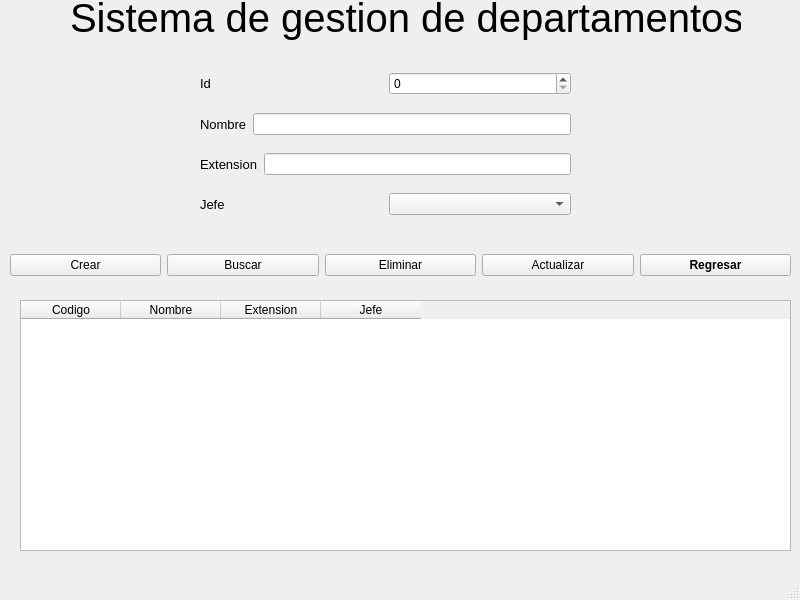
<?xml version="1.0" encoding="UTF-8"?>
<ui version="4.0">
 <class>MainWindow</class>
 <widget class="QMainWindow" name="MainWindow">
  <property name="geometry">
   <rect>
    <x>0</x>
    <y>0</y>
    <width>800</width>
    <height>600</height>
   </rect>
  </property>
  <property name="windowTitle">
   <string>Departamento</string>
  </property>
  <widget class="QWidget" name="centralwidget">
   <widget class="QWidget" name="horizontalLayoutWidget_5">
    <property name="geometry">
     <rect>
      <x>10</x>
      <y>240</y>
      <width>781</width>
      <height>51</height>
     </rect>
    </property>
    <layout class="QHBoxLayout" name="horizontalLayout_6">
     <item>
      <widget class="QPushButton" name="Bcrear">
       <property name="text">
        <string>Crear</string>
       </property>
      </widget>
     </item>
     <item>
      <widget class="QPushButton" name="Bbuscar">
       <property name="text">
        <string>Buscar</string>
       </property>
      </widget>
     </item>
     <item>
      <widget class="QPushButton" name="Beliminar">
       <property name="text">
        <string>Eliminar</string>
       </property>
      </widget>
     </item>
     <item>
      <widget class="QPushButton" name="Bactualizar">
       <property name="text">
        <string>Actualizar</string>
       </property>
      </widget>
     </item>
     <item>
      <widget class="QPushButton" name="Bregresar">
       <property name="font">
        <font>
         <weight>75</weight>
         <bold>true</bold>
        </font>
       </property>
       <property name="text">
        <string>Regresar</string>
       </property>
      </widget>
     </item>
    </layout>
   </widget>
   <widget class="QWidget" name="verticalLayoutWidget">
    <property name="geometry">
     <rect>
      <x>200</x>
      <y>60</y>
      <width>371</width>
      <height>171</height>
     </rect>
    </property>
    <layout class="QVBoxLayout" name="verticalLayout">
     <item>
      <layout class="QHBoxLayout" name="horizontalLayout">
       <item>
        <widget class="QLabel" name="label_2">
         <property name="font">
          <font>
           <pointsize>10</pointsize>
          </font>
         </property>
         <property name="text">
          <string>Id</string>
         </property>
        </widget>
       </item>
       <item>
        <widget class="QSpinBox" name="Sid"/>
       </item>
      </layout>
     </item>
     <item>
      <layout class="QHBoxLayout" name="horizontalLayout_4">
       <item>
        <widget class="QLabel" name="label_3">
         <property name="font">
          <font>
           <pointsize>10</pointsize>
          </font>
         </property>
         <property name="text">
          <string>Nombre</string>
         </property>
        </widget>
       </item>
       <item>
        <widget class="QLineEdit" name="Lnombre"/>
       </item>
      </layout>
     </item>
     <item>
      <layout class="QHBoxLayout" name="horizontalLayout_5">
       <item>
        <widget class="QLabel" name="label_6">
         <property name="font">
          <font>
           <pointsize>10</pointsize>
          </font>
         </property>
         <property name="text">
          <string>Extension</string>
         </property>
        </widget>
       </item>
       <item>
        <widget class="QLineEdit" name="Lextension"/>
       </item>
      </layout>
     </item>
     <item>
      <layout class="QHBoxLayout" name="horizontalLayout_3">
       <item>
        <widget class="QLabel" name="label_5">
         <property name="font">
          <font>
           <pointsize>10</pointsize>
          </font>
         </property>
         <property name="text">
          <string>Jefe</string>
         </property>
        </widget>
       </item>
       <item>
        <widget class="QComboBox" name="Cjefe"/>
       </item>
      </layout>
     </item>
    </layout>
   </widget>
   <widget class="QTableWidget" name="tabla">
    <property name="geometry">
     <rect>
      <x>20</x>
      <y>300</y>
      <width>771</width>
      <height>251</height>
     </rect>
    </property>
    <property name="sizeAdjustPolicy">
     <enum>QAbstractScrollArea::AdjustToContentsOnFirstShow</enum>
    </property>
    <column>
     <property name="text">
      <string>Codigo</string>
     </property>
    </column>
    <column>
     <property name="text">
      <string>Nombre</string>
     </property>
    </column>
    <column>
     <property name="text">
      <string>Extension</string>
     </property>
    </column>
    <column>
     <property name="text">
      <string>Jefe</string>
     </property>
    </column>
   </widget>
   <widget class="QLabel" name="label">
    <property name="geometry">
     <rect>
      <x>70</x>
      <y>-10</y>
      <width>671</width>
      <height>56</height>
     </rect>
    </property>
    <property name="font">
     <font>
      <pointsize>30</pointsize>
     </font>
    </property>
    <property name="text">
     <string>Sistema de gestion de departamentos</string>
    </property>
   </widget>
  </widget>
  <widget class="QMenuBar" name="menubar">
   <property name="geometry">
    <rect>
     <x>0</x>
     <y>0</y>
     <width>800</width>
     <height>21</height>
    </rect>
   </property>
  </widget>
  <widget class="QStatusBar" name="statusbar"/>
 </widget>
 <resources/>
 <connections/>
</ui>
